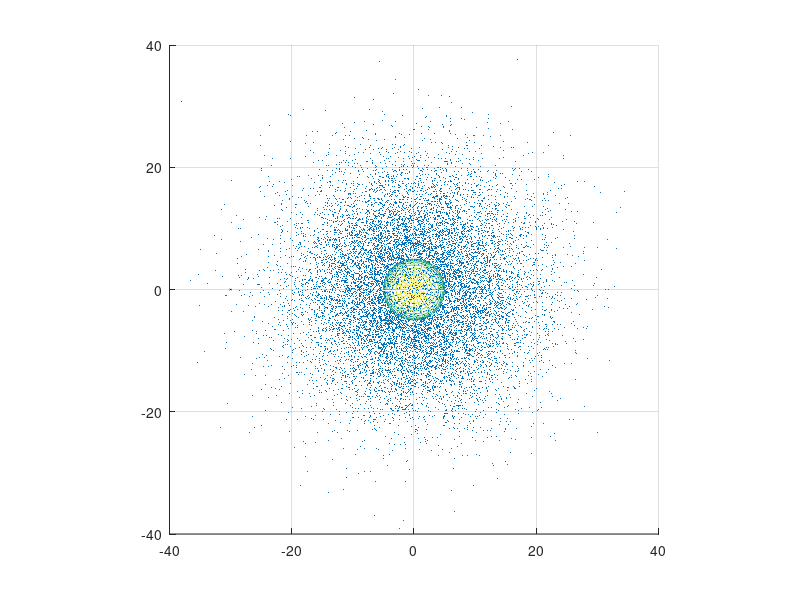

Source code (MATLAB): (Note: this script raises an error after producing the figure.)
%http://onlinelibrary.wiley.com/doi/10.1111/j.1574-6968.2001.tb10662.x/full
%link for bacteria swimming speed.
%Ill take it 50 micrometers per second.

%Step size. (Seconds).
step = 10^-4;
speed = 40;
time = 5;
cell_radius = 5;
nanobot_coor = [-30, 0, 0];
nanobot_radius = 2;
num_of_molecules = 100000;
std = 10;

molecules = normrnd(0, std, [num_of_molecules, 3]);

scatter3( molecules(:,1) , molecules(:,2) , molecules(:,3) , 0.1 , 'fill' )

distance = zeros(time/step,1);

bias = [0,0,0];

r = normrnd(0, 1, [1 3]);
disp = (speed*step)./sqrt(sum(r.^2, 2)).*r;

hitt_old = 0;

[X,Y,Z] = sphere;
h = figure(1);
axis tight manual;
filename = 'testAnimated.gif';

for i = 1:time/step
       
    nanobot_coor = nanobot_coor + disp;
    hitt = sum((sum((molecules - nanobot_coor).^2, 2) <= nanobot_radius^2));   
    if(hitt > hitt_old)
        bias = (bias +  disp );
        hitt_old = hitt;
    elseif(hitt < hitt_old)
        bias = (bias - disp );
        hitt_old = hitt; 
    elseif(hitt == 0)
        bias = [0,0,0]; %%Maybe future work? idk...
        hitt_old = hitt;
    else
        hitt_old = hitt;
    end      
    r = normrnd(0, 1, [1 3]);
    disp = ((speed*step)./sqrt(sum(r.^2 , 2))).*r * 0.5  ...
        + ((speed*step)./sqrt(sum(bias.^2 , 2))).*bias * 0.5; 
    disp(isnan(disp)) = 0;
    distance(i) = sqrt(sum((nanobot_coor).^2, 2));  
    
    if(mod(i, 500) == 1)
        hold on
        mesh(X*5 , Y*5 , Z*5);
        surf(X*0.1 + nanobot_coor(1), Y*0.1 + nanobot_coor(2), Z*0.1 + nanobot_coor(3));
        axis([-40  40   -40  40   -40  40]);
        view(0,90);
        axis square;
        refreshdata;
        drawnow;
        frame = getframe(h); 
        im = frame2im(frame); 
        [imind,cm] = rgb2ind(im,256); 
        if i == 1 
             imwrite(imind,cm,filename,'gif', 'Loopcount',inf); 
        else
            imwrite(imind,cm,filename,'gif','WriteMode','append');
        end 
    end
end

%plot(arrival_times)